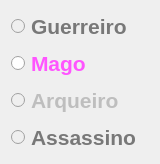
  <widget class="QWidget" name="verticalLayoutWidget_3">
   <property name="geometry">
    <rect>
     <x>390</x>
     <y>150</y>
     <width>160</width>
     <height>151</height>
    </rect>
   </property>
   <layout class="QVBoxLayout" name="verticalLayout_3">
    <item>
     <widget class="QRadioButton" name="radioButton_7">
      <property name="enabled">
       <bool>false</bool>
      </property>
      <property name="palette">
       <palette>
        <active>
         <colorrole role="WindowText">
          <brush brushstyle="SolidPattern">
           <color alpha="255">
            <red>85</red>
            <green>85</green>
            <blue>255</blue>
           </color>
          </brush>
         </colorrole>
        </active>
        <inactive>
         <colorrole role="WindowText">
          <brush brushstyle="SolidPattern">
           <color alpha="255">
            <red>85</red>
            <green>85</green>
            <blue>255</blue>
           </color>
          </brush>
         </colorrole>
        </inactive>
        <disabled>
         <colorrole role="WindowText">
          <brush brushstyle="SolidPattern">
           <color alpha="255">
            <red>120</red>
            <green>120</green>
            <blue>120</blue>
           </color>
          </brush>
         </colorrole>
        </disabled>
       </palette>
      </property>
      <property name="font">
       <font>
        <family>Arial</family>
        <pointsize>16</pointsize>
        <weight>75</weight>
        <bold>true</bold>
       </font>
      </property>
      <property name="text">
       <string>Guerreiro</string>
      </property>
     </widget>
    </item>
    <item>
     <widget class="QRadioButton" name="radioButton_8">
      <property name="palette">
       <palette>
        <active>
         <colorrole role="WindowText">
          <brush brushstyle="SolidPattern">
           <color alpha="255">
            <red>255</red>
            <green>85</green>
            <blue>255</blue>
           </color>
          </brush>
         </colorrole>
        </active>
        <inactive>
         <colorrole role="WindowText">
          <brush brushstyle="SolidPattern">
           <color alpha="255">
            <red>255</red>
            <green>85</green>
            <blue>255</blue>
           </color>
          </brush>
         </colorrole>
        </inactive>
        <disabled>
         <colorrole role="WindowText">
          <brush brushstyle="SolidPattern">
           <color alpha="255">
            <red>120</red>
            <green>120</green>
            <blue>120</blue>
           </color>
          </brush>
         </colorrole>
        </disabled>
       </palette>
      </property>
      <property name="font">
       <font>
        <family>Arial</family>
        <pointsize>16</pointsize>
        <weight>75</weight>
        <bold>true</bold>
       </font>
      </property>
      <property name="text">
       <string>Mago</string>
      </property>
     </widget>
    </item>
    <item>
     <widget class="QRadioButton" name="radioButton_9">
      <property name="enabled">
       <bool>false</bool>
      </property>
      <property name="font">
       <font>
        <family>Arial</family>
        <pointsize>16</pointsize>
        <weight>75</weight>
        <bold>true</bold>
       </font>
      </property>
      <property name="text">
       <string>Arqueiro</string>
      </property>
     </widget>
    </item>
    <item>
     <widget class="QRadioButton" name="radioButton_12">
      <property name="enabled">
       <bool>false</bool>
      </property>
      <property name="palette">
       <palette>
        <active>
         <colorrole role="WindowText">
          <brush brushstyle="SolidPattern">
           <color alpha="255">
            <red>0</red>
            <green>0</green>
            <blue>0</blue>
           </color>
          </brush>
         </colorrole>
        </active>
        <inactive>
         <colorrole role="WindowText">
          <brush brushstyle="SolidPattern">
           <color alpha="255">
            <red>0</red>
            <green>0</green>
            <blue>0</blue>
           </color>
          </brush>
         </colorrole>
        </inactive>
        <disabled>
         <colorrole role="WindowText">
          <brush brushstyle="SolidPattern">
           <color alpha="255">
            <red>120</red>
            <green>120</green>
            <blue>120</blue>
           </color>
          </brush>
         </colorrole>
        </disabled>
       </palette>
      </property>
      <property name="font">
       <font>
        <family>Arial</family>
        <pointsize>16</pointsize>
        <weight>75</weight>
        <bold>true</bold>
       </font>
      </property>
      <property name="text">
       <string>Assassino</string>
      </property>
     </widget>
    </item>
   </layout>
  </widget>
